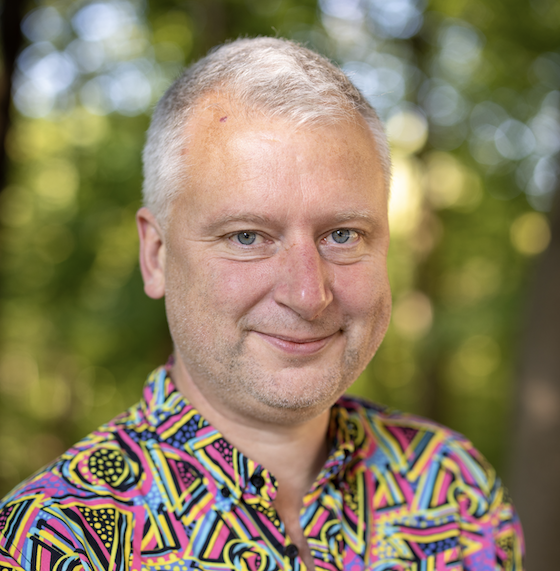
#> input picture HW2 SSS/dad.png, 560 x 571 px
$ jupyter execute --allow-errors slab-2.ipynb   (shell and % lines are left out)
#> lines starting #> are read from the running program, lines starting #| are printed output that depends on the picture
# Slab Stack Shuffling (SSS) Integer Linear Program

## Setup/environment configuration

[cell 1]
from google.colab import drive
import os
drive.mount('/content/drive', force_remount=True)
os.chdir(os.path.join(os.getcwd(), 'drive','MyDrive', 'Colab Notebooks', 'gurobi'))

[cell 2]
import gurobipy as gp
from gurobipy import GRB
#> (the rest of this cell did not finish here and is left out)

# Problem Statement

Minimize the cost of producing all n products in numerical order (i.e. 1, 2, 3, ..., n) with the following inputs:
*   $n$: number of products $i$ ranges from $1$ to $n$
*   $m$:  number of slabs ranges from $1$ to $m$
*   $S_i$: Schedule of slabs that product $i$ can be produced on where $i \in \{1, \dots, n\}$
*   $r_j$: the stack number of slab $j$ where $j \in \{1, \dots, m\}$
*   $t_j$: the number of slabs on top of slab $j$ where $j \in \{1, \dots, m\}$

[cell 3]
from matplotlib.ticker import ScalarFormatter
def generateInputs(num):
    """
    n: number of products i ranges from 1 to n
    m:  number of slabs ranges from 1 to m
    Si: set of slabs that product i can be produced on
    r: dictionary of the stack number of slab j
    t: dictinoary of number of slabs on top of slab j
    """
    if num == 0:
        n = 3 # number of products i ranges from 1 to n
        m = 8 # number of slabs ranges from 1 to m
        S = {1: [2,3], 2: [5,6], 3: [7]} # Schedule of products
        r = {1: 1, 2: 2, 3: 1, 4: 2, 5: 1, 6: 2, 7: 1, 8: 2} # stack number of slab j
        t = {1: 0, 2: 0, 3: 1, 4: 1, 5: 2, 6: 2, 7: 3, 8: 3} # number of slabs on top of slab j
    elif num == 1:
        n = 2
        m = 4
        S = { 1: [1,3], 2: [2]}
        r = { 1: 1, 2: 1, 3: 2, 4: 2}
        t = { 1: 0, 2: 1, 3: 0, 4: 1}
    elif num == 2:
        n = 4
        m = 9
        S = {1: [7, 8], 2: [3, 4], 3: [7], 4: [9] }
        r = {i: 1 for i in range(1, m+1)}
        t = {i: i-1 for i in range(1, m+1)}
    else:
        df = pd.read_csv('Dataset_slab_stack.csv')
        n = 75
        m = 250
        S = {row['Product_number']: row.iloc[1:].to_numpy() for index, row in df.iterrows()}
        r = { range(1,61) : 1, range(61,161) : 2, range(161, 201) : 3, range(201, 251) : 4 }
        r = {s: stackNum for slab, stackNum in r.items() for s in slab}
        t = { range(1,61) , range(61,161) , range(161, 201) , range(201, 251)  }
        t = {i: i-min(slab) for i in range(1,251) for slab in t if i in slab}
        n = 50
        S = {k:v for k,v in S.items() if k<=50}

    return n, m, S, r, t

# Drafting a feasible Integer Linear Program

$ x_{ij} = \begin{cases} 1 & \text{if slab } j \text{ is used for product } i \\ 0 & \text{else} \end{cases} $

1. Every product must be produced from exactly one slab

  $ \sum_{j=1}^{m} x_{ij} = 1 \quad \forall i \in \{1, \dots, n\} $

2. Every slab can be used for at most one product
    $ \sum_{i=1}^{n} x_{ij} \leq 1 \quad \forall j \in \{1, \dots, m\} $

3. Every product must be produced on a slab that is in the set of slabs that it can be produced on
    $ x_{ij} = 0 \quad \forall i \in \{1, \dots, n\}, j \in \{1, \dots, m\} \quad \text{such that} \quad j \notin S_i $

<br>

Let $C$ represent the cost of producing every product, not considering the deduction of previous $i-1$ products that have been created.

<br>

$ C = \sum_{i=1}^{n} \sum_{j=1}^{m} x_{ij} t_j $

<br>

Let $D$ represent the sum of deductions when slab $j$ is used for product $i$ due to the previous $i-1$ products that have been created.

If slab $j$ is used for product $i$ and slab $l$ is used for product $k$, then we increment $D$ iff $r_j = r_l$ and $t_j < t_l$, which means that slab $j$ is in the same stack as slab $l$ and slab $j$ is above slab $l$.

<br>
$ D = \sum_{i=1}^{n} \sum_{j \in S_i} \sum_{k=i+1}^{n} \sum_{l \in S_k} x_{ij} x_{kl}  \quad \forall i,j,k,l \in  \{(i,j,k,l) |  i \neq k, j \neq l, r_j = r_l, t_j < t_l\} $

<br>

Alas, this formulation is **quadratic**, so we need to introduce a binary variable $y_{ijkl}$ to represent whether slab $j$ is used for product $i$ and slab $l$ is used for product $k$.

<br>

$ y_{ijkl} = \begin{cases} 1 & \text{if slab $j$ is used for product $i$ and slab $l$ is used for product $k$} \\ 0 & \text{otherwise} \end{cases} $

We want $y_{ijkl} = 1$ if and only if $x_{ij} = 1$ and $x_{kl} = 1$.

This is equivalent to $x_{ij} \wedge x_{kl}$ with the following truth table (non-linear):

$\begin{array}{|c|c|c|} \hline x_{ij} & x_{kl} & y_{ijkl} \\ \hline 0 & 0 & 0 \\ \hline 0 & 1 & 0 \\ \hline 1 & 0 & 0 \\ \hline 1 & 1 & 1 \\ \hline \end{array}$

To make this linear, we will enforce the following constraints:

$ y_{ijkl} \leq x_{ij} \quad \forall i,j,k,l $

$ y_{ijkl} \leq x_{kl} \quad \forall i,j,k,l $

$ y_{ijkl} \geq x_{ij} + x_{kl} - 1 \quad \forall i,j,k,l $

$ D = \sum_{i=1}^{n} \sum_{j \in S_i} \sum_{k=i+1}^{n} \sum_{l \in S_k} y_{ijkl} \quad \forall i,j,k,l \in \{(i,j,k,l) | i \neq k, j \neq l, r_j = r_l, t_j < t_l\} $

The minimization problem is then to
$\min C - D$

# Testing this formulation on feasible solutions

If this formulation is indeed correct, then we should see **nothing** being printed other than C/D values, an $ x_{ij} $ table for the feasible solutions, and the word, YAY.

We can also check that it works for the non-linear formulation by making the parameter `linear=False`

[cell 4]
from itertools import product
import pandas as pd
import numpy as np


def debug(n, m, S, r, t, gurobiSolution, linear):

    # let x_ij = 1 if slab j is used for product i
    # an optimal solution is:

    # x_13 = 1, x_25 = 1, x_37 = 1

#> called with n = 3, m = 8, linear = True
    x = [ [0 for j in range(m)] for i in range(n) ]
    x = pd.DataFrame( x, index = [f'Product {i}' for i in range(1, n+1)], columns = [f'Slab {j}' for j in range(1, m+1)] )

    for i, j in gurobiSolution:
        x.iloc[i-1, j-1] = 1

    # every product must be produced from only one slab
    # sum_j x_ij = 1 for all i
    for i in range(1, n+1):
        if sum(x.iloc[i-1][j-1] for j in range(1, m+1)) != 1:
            print(f'Product {i} is not produced from only one slab')

    # every slab can be used for at most one product
    # sum_i x_ij <= 1 for all j
    for j in range(1, m+1):
        if sum(x.iloc[i-1, j-1] for i in range(1, n+1)) > 1:
            print(f'Slab {j} is used for more than one product')

    # every product must be produced on a slab that is in the set of slabs that it can be produced on
    # x_ij = 0 for all i, j such that j not in S_i
    for i in range(1, n+1):
        for j in range(1, m+1):
            if j not in S[i] and x.iloc[i-1, j-1] != 0:
                print(f'Product {i} is produced on slab {j} which is not in its set of slabs')


    C = sum( x.iloc[i-1, j-1] * t[j] for i in range(1, n+1) for j in S[i] )

    # Let D represent the sum of deductions when slab j is used for product i due to the previous i-1 products that have been created
    # the calculation of D can be done either using quadratic or linear programming
    if not linear:
        D = 0
        for i in range(1, n+1):
            for j in S[i]:
                for k in range(1, n+1):
                    for l in S[k]:
                        if (r[j] == r[l] and t[j] < t[l]):
                            D += x.iloc[i-1, j-1] * x.iloc[k-1, l-1]

    else:
        # Let y_ijkm = 1 if slab j is used for product i and slab m is used for product k
        y = [ [np.zeros((n,m)) for j in range(m) ] for i in range(n) ]
        y = pd.DataFrame( y, index = [f'Product {i}' for i in range(1, n+1)], columns = [f'Slab {j}' for j in range(1, m+1)] )

        for i in range(1, n+1):
            for j in S[i]:
                for k in range(i+1, n+1):
                    for l in S[k]:
                        if i!=k and j!=m and (r[j] == r[l] and t[j] < t[l]):
                            y.iloc[i-1, j-1][k-1, l-1] = x.iloc[i-1, j-1] * x.iloc[k-1, l-1]

        # y_ijkm <= x_ij for all i, j, k, m --> if slab j is not used for product i, then for all (k, m), slab m cannot be used for product k
        # y_ijkm <= x_km for all i, j, k, m --> if slab k is not used for product m, then for all (i, j), slab j cannot be used for product i
        # y_ijkm >= x_ij + x_km - 1 for all i, j, k, m --> the only way for slab j to be used for product i and slab m to be used for product k
        # is if slab j is used for product i and slab m is used for product k
        for i in range(1, n+1):
            for j in S[i]:
                for k in range(i+1, n+1):
                    for l in S[k]:
                        if i!=k and j!=l and (r[j] == r[l] and t[j] < t[l]):
                            if y.iloc[i-1, j-1][k-1, l-1] > x.iloc[i-1, j-1]:
                                print(f'Product {i} is not used for slab {j}, but slab {l} is used for product {k}')
                            if y.iloc[i-1, j-1][k-1, l-1] > x.iloc[k-1, l-1]:
                                print(f'Product {k} is not used for slab {l}, but slab {j} is used for product {i}')
                            if y.iloc[i-1, j-1][k-1, l-1] < x.iloc[i-1, j-1] + x.iloc[k-1, l-1] - 1:
                                print('i =', i, 'j =', j, 'k =', k, 'l =', l)
                                print('x_ij =', x.iloc[i-1, j-1], 'x_kl =', x.iloc[k-1, l-1], 'y_ijkl =', y.iloc[i-1, j-1][k-1, l-1])
                                print()

        D = 0
        for i in range(1, n+1):
            for j in S[i]:
                for k in range(i+1, n+1):
                    for l in S[k]:
                        if i!=k and j!=m and (r[j] == r[l] and t[j] < t[l]):
                            D += y.iloc[i-1,j-1][k-1,l-1]

    print('C=', C, ' ', 'D=', D, ' ', '(C - D)=', C - D)
    if (C - D == 4 and C == 5 and D == 1) or \
       (C - D == 3 and C == 6 and D == 3) or \
       (C - D == 0 and C == 1 and D == 1):
        print(x)
        print('YAY')

debug(*generateInputs(0), gurobiSolution= [ (1, 3), (2, 5), (3, 7) ], linear=True)
print()
debug(*generateInputs(0), gurobiSolution= [(1,2),(2,6),(3,7)], linear=True)
print()
debug(*generateInputs(1), gurobiSolution= [ (1,1), (2,2) ] , linear=True)

# Now let's check the actual implementation

Note: gurobi will optimize the model even if `linear` is set to `False` since gurobi supports quadratic programming.  The goal of this assignment was to replicate the quadratic formulation on calculating $D$ using linear constraints.

[cell 5]
def SSS(n, m, S, r, t, linear):
    model = gp.Model(env=e)
    model.Params.LogToConsole = 1
    model.Params.OutputFlag = 1
    x = model.addVars( list(product(range(1, n+1), range(1, m+1))), vtype = GRB.BINARY, name = 'x' )

    # 1. every product must be produced from exactly one slab
    # sum_j x_ij = 1 for all i
    for i in range(1, n+1):
        model.addConstr( gp.quicksum( x[i,j] for j in range(1, m+1) ) == 1 )

    # 2. every slab can be used for at most one product
    # sum_i x_ij <= 1 for all j
    for j in range(1, m+1):
        model.addConstr( gp.quicksum( x[i,j] for i in range(1, n+1) ) <= 1 )

    # 3. every product must be produced on a slab that is in the set of slabs that it can be produced on
    # x_ij = 0 for all i, j such that j not in S_i
    for i in range(1, n+1):
        for j in range(1, m+1):
            if j not in S[i]:
                model.addConstr( x[i,j] == 0 )

    # Let C represent the cost of producing every product, not considering the deduction of previous i-1 products that have been created
    # C = sum_i sum_j x_ij * t_j for all i, j
    C = gp.quicksum( x[i, j] * t[j] for i in range(1, n+1) for j in range(1, m+1) )

    if not linear:
        D = 0
        for i in range(1, n+1):
            for j in S[i]:
                for k in range(i+1, n+1):
                    for l in S[k]:
                        if (r[j] == r[l] and t[j] < t[l]) and (i != k) and (j != l):
                            D += x[i,j] * x[k,l]
    else:
        # y_ijkl <= x_ij for all i, j, k, l --> if slab j is not used for product i, then for all (k, l), slab l cannot be used for product k
        # y_ijkl <= x_kl for all i, j, k, l --> if slab k is not used for product l, then for all (i, j), slab j cannot be used for product i
        # y_ijkl >= x_ij + x_kl - 1 for all i, j, k, l --> the only way for slab j to be used for product i and slab l to be used for product k
        y = model.addVars( list(product(range(1, n+1), range(1, m+1), range(1, n+1), range(1, m+1))), vtype = GRB.BINARY, name = 'y' )
        for i in range(1, n+1):
            for j in S[i]:
                for k in range(i+1, n+1):
                    for l in S[k]:
                        if i!= k and j != l:
                            model.addConstr( y[i,j,k,l] <= x[i,j] )
                            model.addConstr( y[i,j,k,l] <= x[k,l] )
                            model.addConstr( y[i,j,k,l] >= x[i,j] + x[k,l] - 1 )
        D = 0
        for i in range(1, n+1):
            for j in S[i]:
                for k in range(i+1, n+1):
                    for l in S[k]:
                        if (r[j] == r[l] and t[j] < t[l]) and i!= k and j != m:
                            D += y[i,j,k,l]


    model.setObjective( C - D, GRB.MINIMIZE )

    model.optimize()

    print('Optimal value:', model.objVal)

    for v in model.getVars():
        if v.x > 0:
            print(v.varName, '=', v.x)

## Let's add a tool to help us visualize our examples, so we can verify the correctness of our solution

[cell 6]
import matplotlib.pyplot as plt
from matplotlib.patches import Rectangle

def plot(stacks):
    def label(ax, rect, text):
        rx, ry = rect.get_xy()
        cx = rx + rect.get_width()/2.0
        cy = ry + rect.get_height()/2.0
        ax.annotate(text, (cx, cy), color='black', weight='bold', fontsize=10, ha='center', va='center')

    def stack(ax, x_start, bottom_to_top_list):
        rectangles = [ Rectangle((x_start, i),1,1, edgecolor='r', facecolor='b') \
                        for i, slab in enumerate(bottom_to_top_list) ]
        for rect, slab in zip(rectangles, bottom_to_top_list):
            ax.add_patch(rect)
            label(ax, rect, slab)
    fig, ax = plt.subplots()
    ax.set_xlim(0, 2*len(stacks))
    ax.set_ylim(0, 10)
    for i, s in enumerate(stacks):
        stack(ax, 2*i + 0.5, s)

    plt.show()
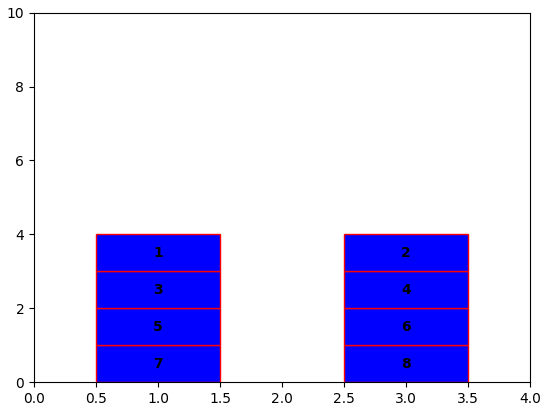
#> figure drawn by matplotlib, 1 panel

# First test case
For the following inputs, want to check that greedy algorithm doesn't always produce the best solution, because we could greedily choose 2, 6, and 7 with a total cost of 4, but an even better solution is 3, 5, 7 for a total cost of 3.

$ n = 3 $

$ m = 8 $

$ S = \{1: [2,3], 2: [5,6], 3: [7]\} $

and the following stacks:

[cell 7]
plot([ [7, 5, 3, 1], [8, 6, 4, 2] ])

#> (a cell that did not finish here is left out)


# Second test case

Let's verify the example from class where we get a zero objective.

$ n = 2 $

$ m = 4 $

$ S = \{ \{1,3\}, \{2\} \} $

[cell 9]
plot( [ [2,1] , [4,3] ] )
#> in plot (call 2), `plt.show()`:
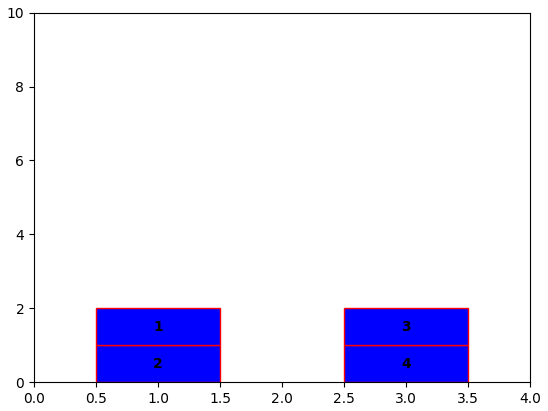
#> figure drawn by matplotlib, 1 panel

#> (a cell that did not finish here is left out)


# Third test case

Let's verify that our calculation for the deduction $D$ is correct with one stack only. The optimal solution is slab 8 (cost of 7), slab 3 (cost of 2), slab 7 (cost of 5), slab 9 (cost of 5) for a total cost of 19.

$ n = 4 $

$ m = 9 $

$ S = \{ \{7,8\}, \{3,4\}, \{7\}, \{9\} \} $

[cell 11]
plot( [list(range(9, 0, -1))] )
#> in plot (call 3), `plt.show()`:
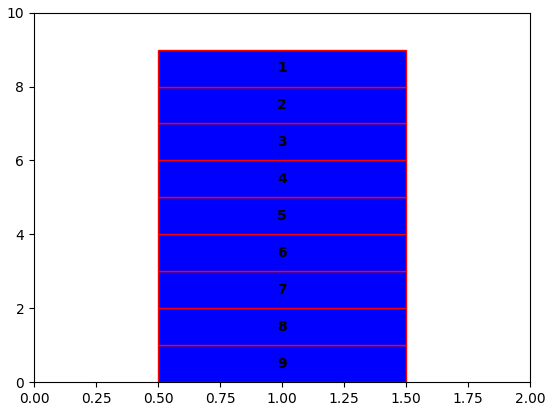
#> figure drawn by matplotlib, 1 panel

#> (a cell that did not finish here is left out)


# Optimal objective: 207 (ran for 6 hours and still didn't finish)

Sadly, the **linear formulation** blows out my RAM due to the 4-D decision variable $y_{ijkl}$ , but the **quadratic formulation** obtains the same objective as Professor Frans <3

[cell 13]
from PIL import Image
img = Image.open('dad.png')
#> img is the input picture: PIL image 560x571 RGBA; mean R, G, B, A 139.4, 126.8, 97.8, 255
fig, ax = plt.subplots()
ax.imshow(img)
t = np.linspace(0, 2*np.pi, 100)
x = -10*(16*np.sin(t)**3) + 280
y= -10*(13*np.cos(t)-5*np.cos(2*t)-2*np.cos(3*t)-np.cos(4*t)) + 250
ax.plot(x, y, color='r')
plt.show()
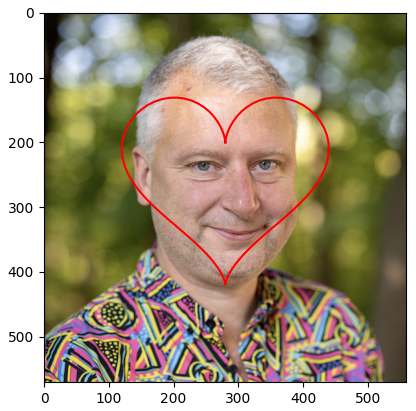
#> figure drawn by matplotlib, 1 panel
